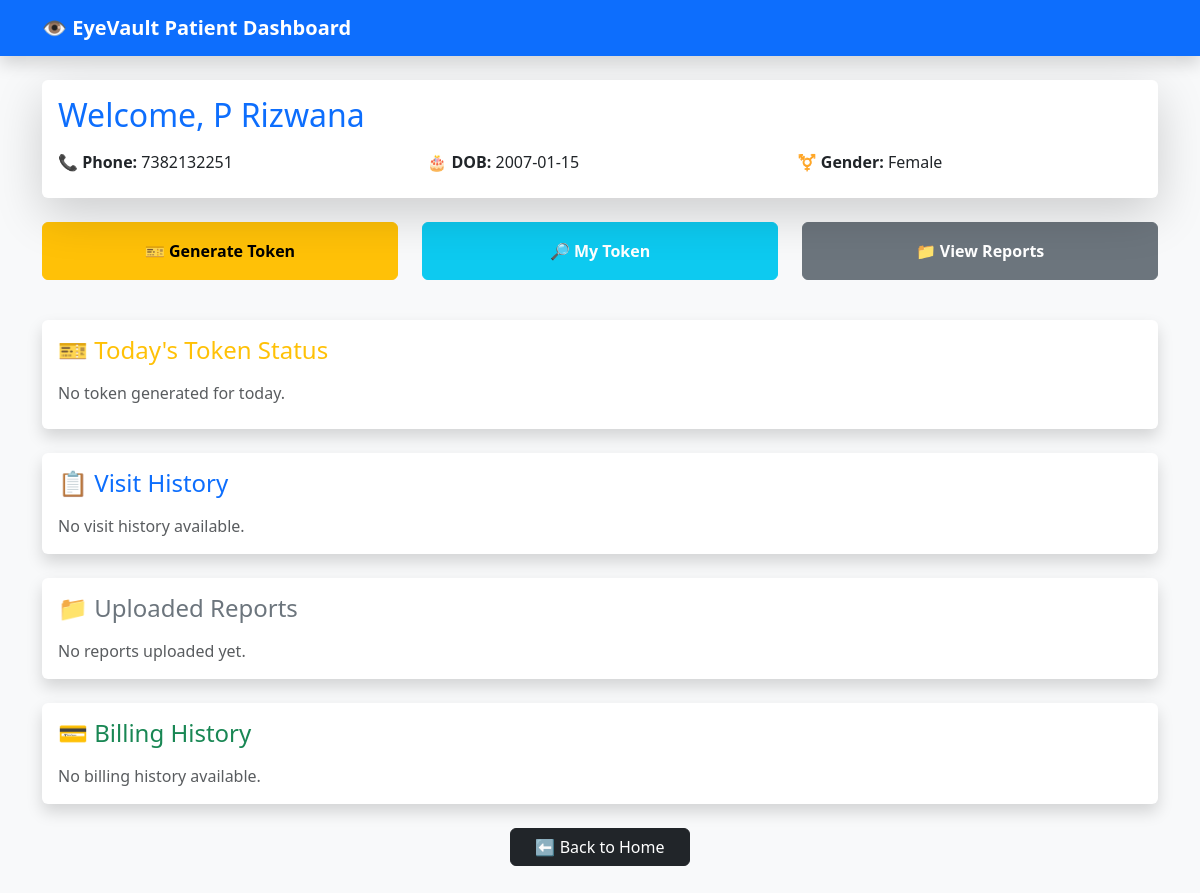
Before: /patient-dashboard/1 with the older database file.
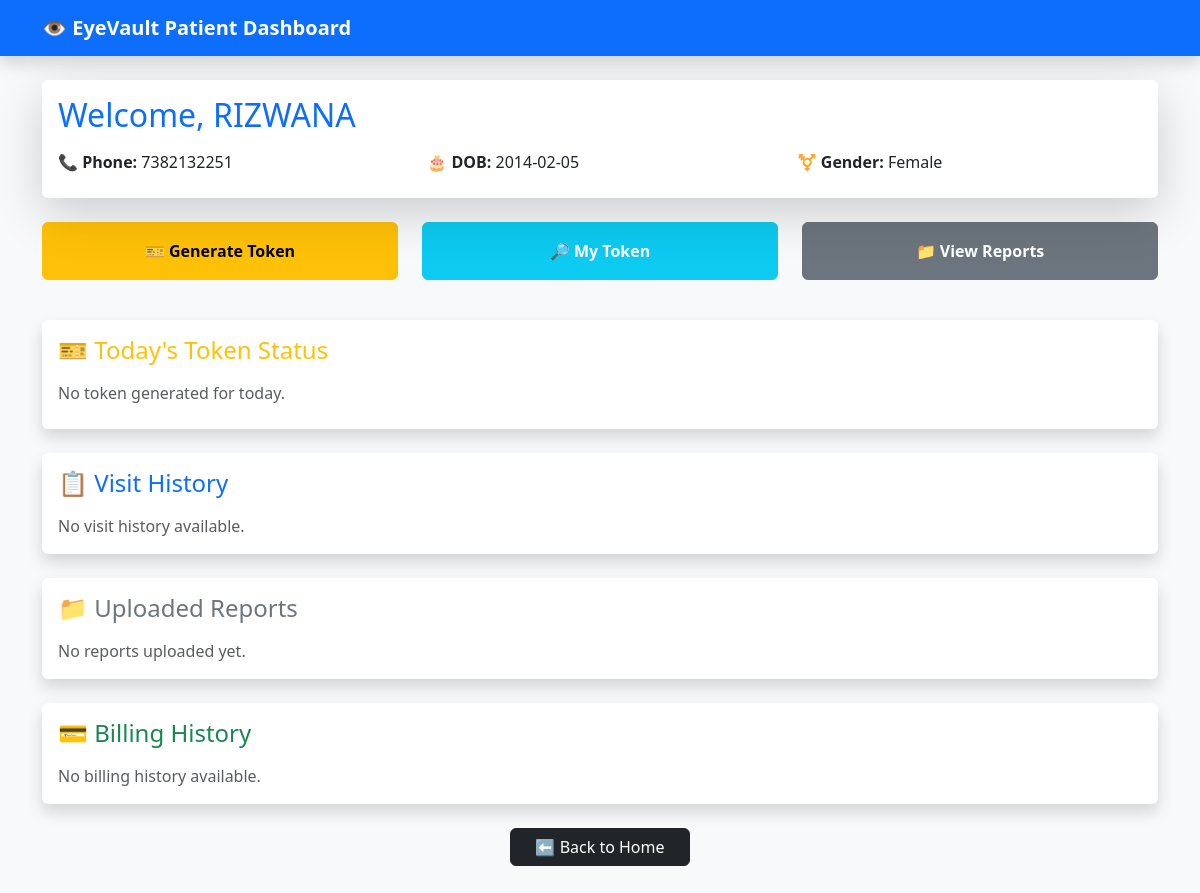
After: the same page with the newer database file.
### app.py (models this page shows)
class Patient(db.Model):
    id = db.Column(db.Integer, primary_key=True)
    name = db.Column(db.String(100))
    dob = db.Column(db.String(20))
    gender = db.Column(db.String(20))
    phone = db.Column(db.String(15), unique=True)

### app.py (the view)
@app.route('/patient-dashboard/<int:patient_id>')
def patient_dashboard(patient_id):
    patient = Patient.query.get(patient_id)
    return render_template(
        'patient_dashboard.html',
        patient=patient
    )

### templates/patient_dashboard.html (shortened to what the changed rows need)
<!DOCTYPE html>
<html>
<head>
    <link href="https://cdn.jsdelivr.net/npm/bootstrap@5.3.3/dist/css/bootstrap.min.css" rel="stylesheet">
</head>
<body class="bg-light">
<div class="container mt-4 mb-5">
    <div class="card shadow-lg border-0 mb-4">
        <div class="card-body">
            <h2 class="text-primary mb-3">Welcome, {{ patient.name }}</h2>
            <div class="row">
                <div class="col-md-4 mb-2">
                    <strong>📞 Phone:</strong> {{ patient.phone }}
                </div>
                <div class="col-md-4 mb-2">
                    <strong>🎂 DOB:</strong> {{ patient.dob }}
                </div>
                <div class="col-md-4 mb-2">
                    <strong>⚧ Gender:</strong> {{ patient.gender }}
                </div>
            </div>
        </div>
    </div>
</div>
</body>
</html>

Changed rows visible on the page:
changed Patient "Female": name "P Rizwana" → "RIZWANA"; dob "2007-01-15" → "2014-02-05"
